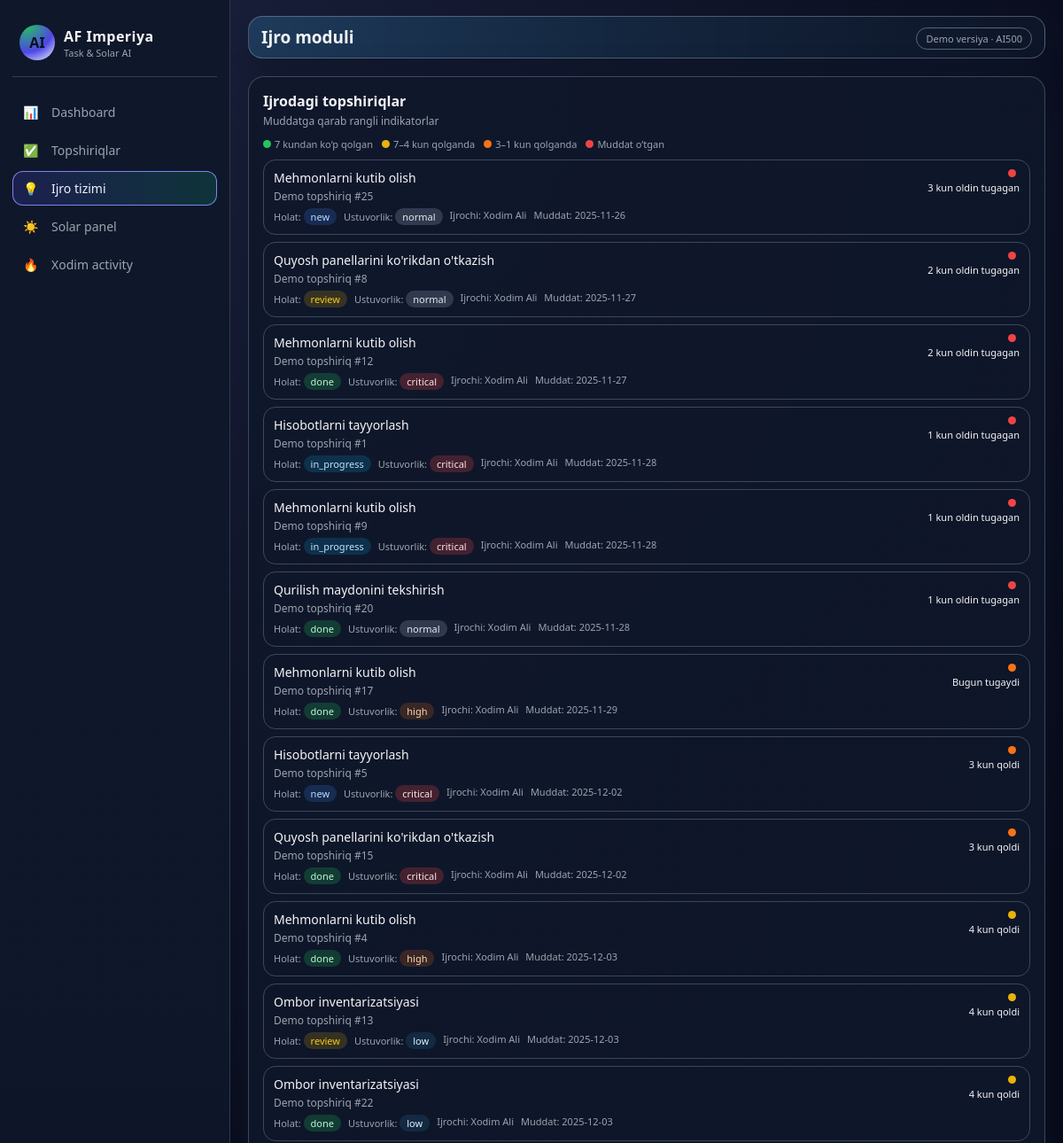
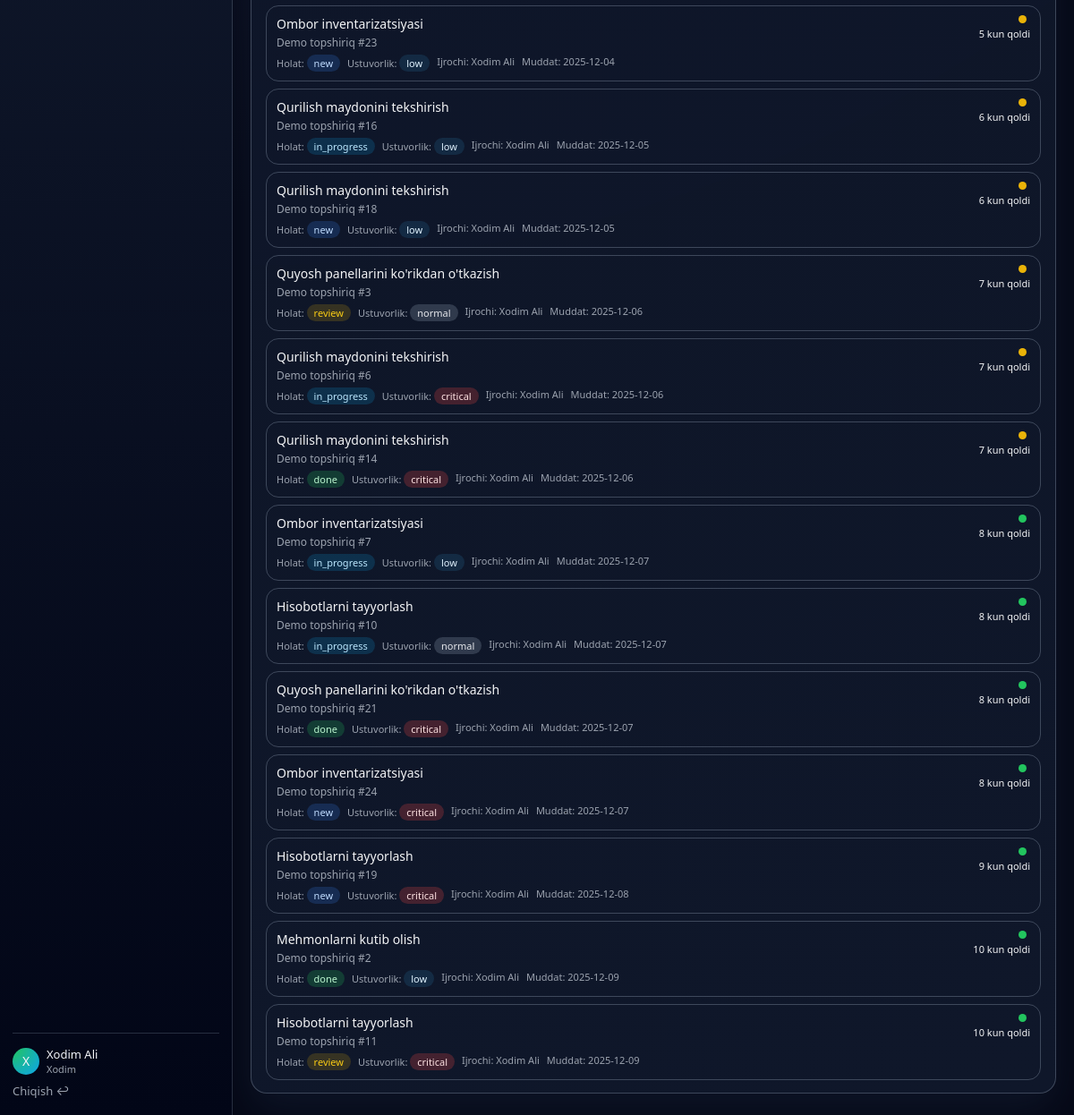
/ijro (signed in), run on the app's committed database (2 pictures, top to bottom).
### app.py (models this page shows, shortened)
class User(UserMixin, db.Model):
    id = db.Column(db.Integer, primary_key=True)
    full_name = db.Column(db.String(120), nullable=False)
    email = db.Column(db.String(120), unique=True, nullable=False, index=True)
    password_hash = db.Column(db.String(255), nullable=False)
    role = db.Column(db.String(20), nullable=False, default="xodim")  # admin / rahbar / xodim
    is_active = db.Column(db.Boolean, default=True)
    tasks_created = db.relationship("Task", backref="creator", foreign_keys="Task.created_by_id")
    tasks_assigned = db.relationship("Task", backref="assignee", foreign_keys="Task.assigned_to_id")

class Task(db.Model):
    id = db.Column(db.Integer, primary_key=True)
    title = db.Column(db.String(200), nullable=False)
    description = db.Column(db.Text, nullable=True)
    status = db.Column(db.String(20), default="new")  # new / in_progress / review / done / overdue
    priority = db.Column(db.String(20), default="normal")  # low / normal / high / critical
    created_at = db.Column(db.DateTime, default=datetime.utcnow)
    due_date = db.Column(db.Date, nullable=True)
    created_by_id = db.Column(db.Integer, db.ForeignKey("user.id"), nullable=False)
    assigned_to_id = db.Column(db.Integer, db.ForeignKey("user.id"), nullable=True)

### app.py (the view)
@app.route("/ijro")
@login_required
def ijro_board():
    tasks = Task.query.order_by(Task.due_date.asc()).all()
    today = date.today()
    return render_template("ijro.html", tasks=tasks, today=today)

### app.py (called while the page is built)
@login_manager.user_loader
def load_user(user_id):
    return User.query.get(int(user_id))

### templates/ijro.html (shortened to what this page needs)
{% extends "base.html" %}
{% block header_title %}Ijro moduli{% endblock %}
{% block content %}
<div class="card">
    <div class="card-header">
        <h3>Ijrodagi topshiriqlar</h3>
        <p class="card-subtitle">Muddatga qarab rangli indikatorlar</p>
    </div>
    <div class="ijro-legend">
        <span><span class="dot dot-green"></span>7 kundan ko‘p qolgan</span>
        <span><span class="dot dot-yellow"></span>7–4 kun qolganda</span>
        <span><span class="dot dot-orange"></span>3–1 kun qolganda</span>
        <span><span class="dot dot-red"></span>Muddat o‘tgan</span>
    </div>
    <div class="ijro-list">
        {% for t in tasks %}
        {% set due = t.due_date %}
        {% if due %}
            {% set delta = (due - today).days %}
        {% else %}
            {% set delta = 999 %}
        {% endif %}
        {% if not due or delta > 7 %}
            {% set cls = 'green' %}
        {% elif delta >= 4 %}
            {% set cls = 'yellow' %}
        {% elif delta >= 1 %}
            {% set cls = 'orange' %}
        {% elif delta == 0 %}
            {% set cls = 'orange' %}
        {% else %}
            {% set cls = 'red' %}
        {% endif %}
        <div class="ijro-item ijro-{{ cls }}">
            <div class="ijro-main">
                <div class="ijro-title">{{ t.title }}</div>
                <div class="ijro-desc">{{ t.description }}</div>
                <div class="ijro-meta">
                    <span>Holat: <span class="badge status-{{ t.status }}">{{ t.status }}</span></span>
                    <span>Ustuvorlik: <span class="badge priority-{{ t.priority }}">{{ t.priority }}</span></span>
                    <span>Ijrochi: {{ t.assignee.full_name if t.assignee else "-" }}</span>
                    <span>Muddat: {{ t.due_date or "-" }}</span>
                </div>
            </div>
            <div class="ijro-indicator">
                <span class="dot dot-{{ cls }}"></span>
                {% if delta > 0 %}
                    <div class="ijro-days">{{ delta }} kun qoldi</div>
                {% elif delta == 0 %}
                    <div class="ijro-days">Bugun tugaydi</div>
                {% else %}
                    <div class="ijro-days">{{ delta|abs }} kun oldin tugagan</div>
                {% endif %}
            </div>
        </div>
        {% else %}
        <p>Ijro uchun topshiriqlar mavjud emas.</p>
        {% endfor %}
    </div>
</div>
{% endblock %}

### templates/base.html (shortened to what this page needs)
<!doctype html>
<html lang="uz">
<head>
    <link rel="stylesheet" href="{{ url_for('static', filename='css/style.css') }}">
</head>
<body>
<div class="layout">
    <aside class="sidebar">
        <div class="sidebar-logo">
            <div class="logo-circle">AI</div>
            <div class="logo-text">
                <span class="logo-main">AF Imperiya</span>
                <span class="logo-sub">Task & Solar AI</span>
            </div>
        </div>
        <nav class="sidebar-nav">
            <a href="{{ url_for('index') }}" class="nav-item {% if request.endpoint == 'index' %}active{% endif %}">
                <span>📊</span> <span>Dashboard</span>
            </a>
            <a href="{{ url_for('tasks_list') }}" class="nav-item {% if 'tasks' in request.endpoint %}active{% endif %}">
                <span>✅</span> <span>Topshiriqlar</span>
            </a>
            <a href="{{ url_for('ijro_board') }}" class="nav-item {% if request.endpoint == 'ijro_board' %}active{% endif %}">
                <span>💡</span> <span>Ijro tizimi</span>
            </a>
            <a href="{{ url_for('solar_page') }}" class="nav-item {% if request.endpoint == 'solar_page' %}active{% endif %}">
                <span>☀️</span> <span>Solar panel</span>
            </a>
            <a href="{{ url_for('activity_page') }}" class="nav-item {% if request.endpoint == 'activity_page' %}active{% endif %}">
                <span>🔥</span> <span>Xodim activity</span>
            </a>
        </nav>
        <div class="sidebar-footer">
            {% if current_user.is_authenticated %}
                <div class="user-mini">
                    <div class="user-circle">{{ current_user.full_name[:1] }}</div>
                    <div>
                        <div class="user-name">{{ current_user.full_name }}</div>
                        <div class="user-role">{{ current_user.role|capitalize }}</div>
                    </div>
                </div>
                <a href="{{ url_for('logout') }}" class="logout-link">Chiqish ↩</a>
            {% endif %}
        </div>
    </aside>
    <main class="main">
        <header class="topbar">
            <div class="topbar-title">
                {% block header_title %}Panel{% endblock %}
            </div>
            <div class="topbar-actions">
                <span class="badge-pill">Demo versiya · AI500</span>
            </div>
        </header>
        <section class="content">
            {% block content %}{% endblock %}
        </section>
    </main>
</div>
</body>
</html>

### data on the page
User: full_name "X", full_name "Xodim Ali", role "Xodim"
Task: title "Mehmonlarni kutib olish", description "Demo topshiriq #25", status "new", priority "normal", assignee "Xodim Ali", due_date "2025-11-26", assigned_to "3"
Task: title "Quyosh panellarini ko'rikdan o'tkazish", description "Demo topshiriq #8", status "review", priority "normal", assignee "Xodim Ali", due_date "2025-11-27", created_by "2"
Task: title "Mehmonlarni kutib olish", description "Demo topshiriq #12", status "done", priority "critical", assignee "Xodim Ali", due_date "2025-11-27", created_by "2"
Task: title "Hisobotlarni tayyorlash", description "Demo topshiriq #1", status "in_progress", priority "critical", assignee "Xodim Ali", due_date "2025-11-28", id "1"
Task: title "Mehmonlarni kutib olish", description "Demo topshiriq #9", status "in_progress", priority "critical", assignee "Xodim Ali", due_date "2025-11-28", delta "1"
Task: title "Qurilish maydonini tekshirish", description "Demo topshiriq #20", status "done", priority "normal", assignee "Xodim Ali", due_date "2025-11-28", delta "1"
Task: title "Mehmonlarni kutib olish", description "Demo topshiriq #17", status "done", priority "high", assignee "Xodim Ali", due_date "2025-11-29", shows "Bugun tugaydi"
Task: title "Hisobotlarni tayyorlash", description "Demo topshiriq #5", status "new", priority "critical", assignee "Xodim Ali", due_date "2025-12-02", assigned_to "3"
Task: title "Quyosh panellarini ko'rikdan o'tkazish", description "Demo topshiriq #15", status "done", priority "critical", assignee "Xodim Ali", due_date "2025-12-02", assigned_to "3"
Task: title "Mehmonlarni kutib olish", description "Demo topshiriq #4", status "done", priority "high", assignee "Xodim Ali", due_date "2025-12-03", id "4"
Task: title "Ombor inventarizatsiyasi", description "Demo topshiriq #13", status "review", priority "low", assignee "Xodim Ali", due_date "2025-12-03", delta "4"
Task: title "Ombor inventarizatsiyasi", description "Demo topshiriq #22", status "done", priority "low", assignee "Xodim Ali", due_date "2025-12-03", delta "4"
Task: title "Ombor inventarizatsiyasi", description "Demo topshiriq #23", status "new", priority "low", assignee "Xodim Ali", due_date "2025-12-04", delta "5"
Task: title "Qurilish maydonini tekshirish", description "Demo topshiriq #16", status "in_progress", priority "low", assignee "Xodim Ali", due_date "2025-12-05", delta "6"
Task: title "Qurilish maydonini tekshirish", description "Demo topshiriq #18", status "new", priority "low", assignee "Xodim Ali", due_date "2025-12-05", delta "6"
Task: title "Quyosh panellarini ko'rikdan o'tkazish", description "Demo topshiriq #3", status "review", priority "normal", assignee "Xodim Ali", due_date "2025-12-06", delta "7"
Task: title "Qurilish maydonini tekshirish", description "Demo topshiriq #6", status "in_progress", priority "critical", assignee "Xodim Ali", due_date "2025-12-06", delta "7"
Task: title "Qurilish maydonini tekshirish", description "Demo topshiriq #14", status "done", priority "critical", assignee "Xodim Ali", due_date "2025-12-06", delta "7"
Task: title "Ombor inventarizatsiyasi", description "Demo topshiriq #7", status "in_progress", priority "low", assignee "Xodim Ali", due_date "2025-12-07", delta "8"
Task: title "Hisobotlarni tayyorlash", description "Demo topshiriq #10", status "in_progress", priority "normal", assignee "Xodim Ali", due_date "2025-12-07", delta "8"
Task: title "Quyosh panellarini ko'rikdan o'tkazish", description "Demo topshiriq #21", status "done", priority "critical", assignee "Xodim Ali", due_date "2025-12-07", delta "8"
Task: title "Ombor inventarizatsiyasi", description "Demo topshiriq #24", status "new", priority "critical", assignee "Xodim Ali", due_date "2025-12-07", delta "8"
Task: title "Hisobotlarni tayyorlash", description "Demo topshiriq #19", status "new", priority "critical", assignee "Xodim Ali", due_date "2025-12-08", delta "9"
Task: title "Mehmonlarni kutib olish", description "Demo topshiriq #2", status "done", priority "low", assignee "Xodim Ali", due_date "2025-12-09", delta "10"
Task: title "Hisobotlarni tayyorlash", description "Demo topshiriq #11", status "review", priority "critical", assignee "Xodim Ali", due_date "2025-12-09", delta "10"
